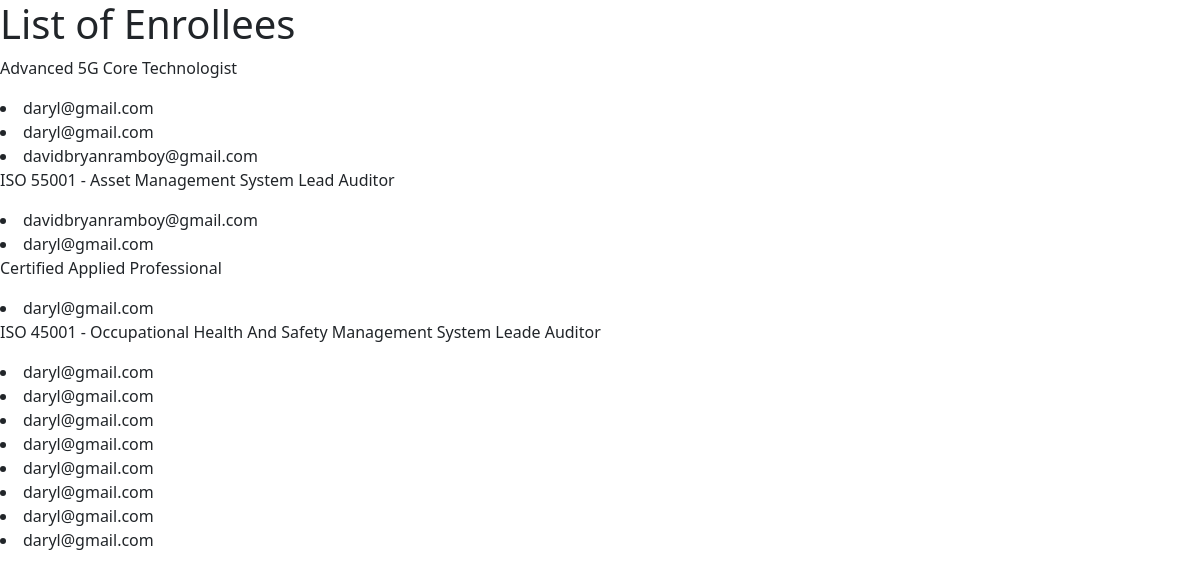
Page /um-admin/listenrollees/ on the earlier database version.
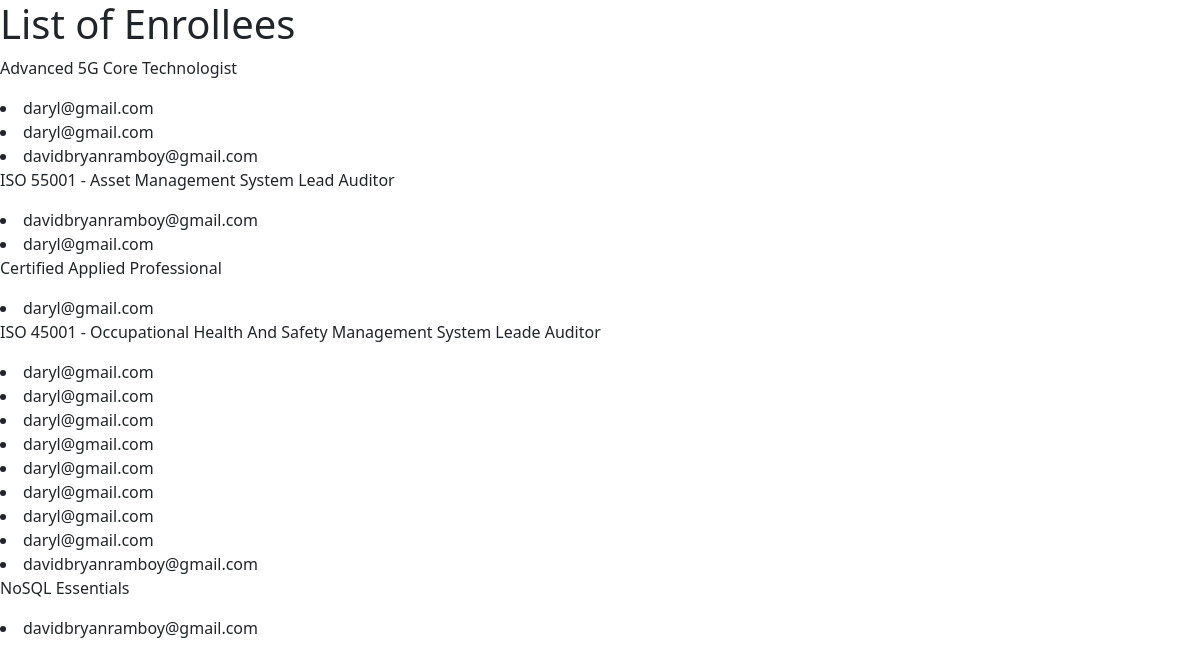
Same page on the later database version.
### course/models.py (models this page shows, shortened)
class OrderedCourse(models.Model):
    class StatusChoices(models.TextChoices):
        PENDING = 'pending', 'Pending'
        PROCESSING = 'processing', 'Processing'
        PAID = 'paid', 'Paid'
        CANCELLED = 'cancelled', 'Cancelled'
        COMPLETED = 'completed', 'Completed'
    user = models.ForeignKey(Custom_user, related_name='ordered_courses',on_delete=models.CASCADE)
    course = models.ForeignKey(Course, related_name='ordered_courses', on_delete=models.CASCADE)
    price = models.DecimalField(max_digits=12, decimal_places=2, default=0)
    proof_of_payment = models.ImageField(upload_to='payment_images/')
    status = models.CharField(max_length=20, choices=StatusChoices.choices,default=StatusChoices.PENDING)

class Course(models.Model):
    category = models.ForeignKey(Category, related_name='courses',on_delete=models.CASCADE)
    course = models.CharField(max_length=255)
    duration = models.CharField(max_length=255)
    price = models.DecimalField(max_digits=12, decimal_places=2)

### account/models.py (models this page shows, shortened)
class Custom_user(AbstractUser):
    address = models.CharField(max_length=100, blank=True, null=True)
    phone_number = models.CharField(max_length=20, blank=True, null=True)
    email = models.EmailField(unique=True,blank=True, null=True)
    position = models.CharField(max_length=100,blank=True, null=True)
    company = models.CharField(max_length=100,blank=True, null=True)
    EMAIL_FIELD = 'email'
    ADDRESS_FIELD = 'address'
    PHONE_NUMBER_FIELD = 'phone_number'
    REQUIRED_FIELDS = ['email','address','phone_number']
    is_active = models.BooleanField(default=True)

### customadmin/views.py (the view)
# urls.py: path('listenrollees/', views.list_of_enrollees, name="list_of_enrollees"),
def list_of_enrollees(request):
    courses = Course.objects.all()
    ordered_courses = OrderedCourse.objects.select_related('user','course').all()
    course_dict = {}
    for ordered_course in ordered_courses:
        course_name = ordered_course.course.course
        if course_name not in course_dict:
            course_dict[course_name] = []
        course_dict[course_name].append(ordered_course)
    return render(request, 'customadmin/list_of_enrollees.html',{
        'courses' : courses,
        'course_dict' : course_dict
    })

### customadmin/templates/customadmin/list_of_enrollees.html
{% extends 'account/base.html'%}
{% block content %}
<h1>List of Enrollees</h1>
{% for course_name, ordered_courses in course_dict.items %}
    <p>{{course_name}}</p>
    {% for ordered_course in ordered_courses %}
        <li>{{ ordered_course.user.email }}</li>
    {%endfor%}
{% endfor %}
{% endblock %}

Differences in the rows shown:
added OrderedCourse: user.email "davidbryanramboy@gmail.com", shown under "ISO 45001 - Occupational Health And Safety Management System Leade Auditor"
added OrderedCourse: course "NoSQL Essentials", user.email "davidbryanramboy@gmail.com"
